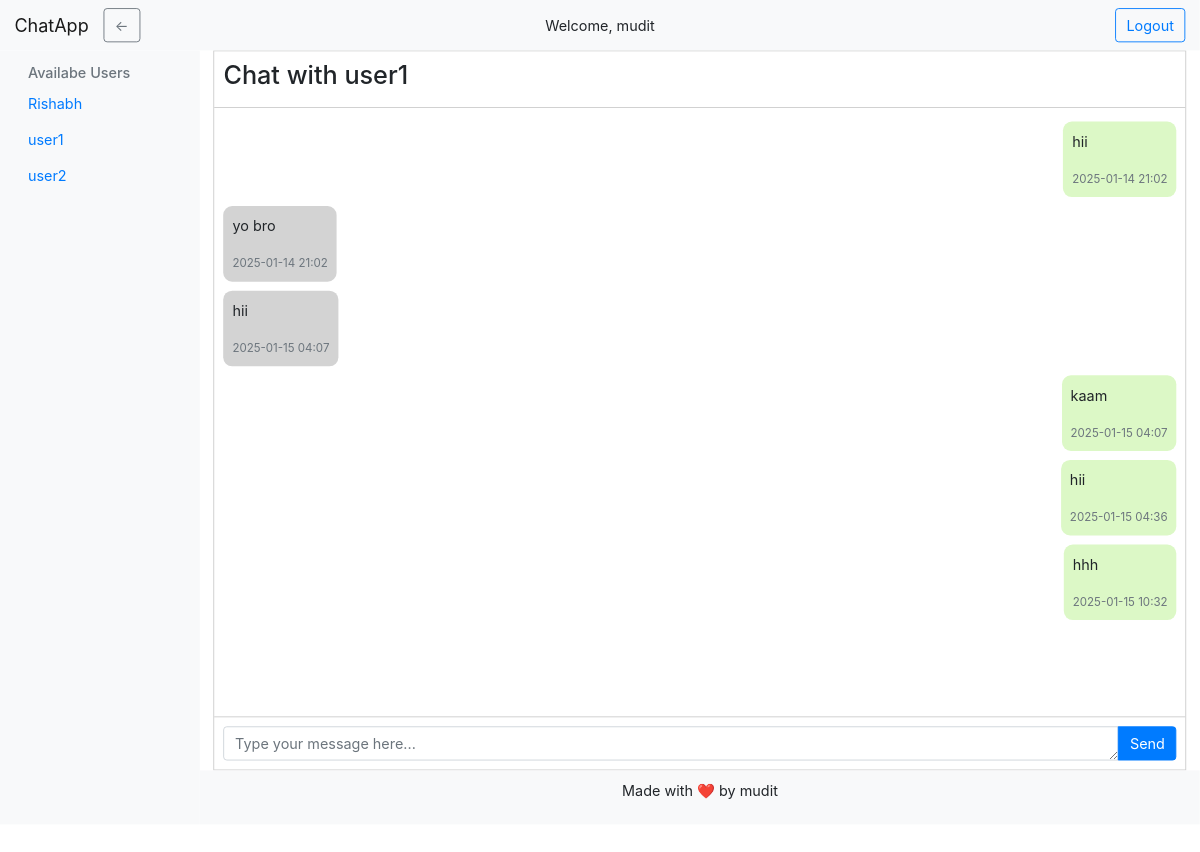
Screenshot of /chat/user1/ (signed in) with the database file from the repository.
### chat_app/models.py (models this page shows, shortened)
class Message(models.Model):
    sender = models.ForeignKey(User, on_delete=models.CASCADE, related_name='sent_messages')
    receiver = models.ForeignKey(User, on_delete=models.CASCADE, related_name='received_messages')
    content = models.TextField()
    timestamp = models.DateTimeField(auto_now_add=True)

### chat_app/views.py (the view, shortened to what this page needs)
# urls.py: path('chat/<str:username>/', views.chat_view, name='chat'),
@login_required
def chat_view(request, username):
    other_user = get_object_or_404(User, username=username)
    messages = Message.objects.filter(
        sender__in=[request.user, other_user],
        receiver__in=[request.user, other_user]
    ).order_by('timestamp')
    return render(request, 'chat.html', {
        'other_user': other_user,
        'messages': messages,
        'users': User.objects.exclude(id=request.user.id),
    })

### chat_app/templates/chat.html (shortened to what this page needs)
{% extends 'home.html' %}
{% block chat_content %}
<div class="container-fluid">
    <div class="chat_window">
        <div class="chat_header">
            <h3>Chat with {{ other_user.username }}</h3>
        </div>
        <div id="chat-log" class="chat_body">
            {% for message in messages %}
                <div class="d-flex {% if message.sender == request.user %}justify-content-end{% else %}justify-content-start{% endif %}">
                    <div class="message {% if message.sender == request.user %}sent{% else %}received{% endif %}">
                        <p>{{ message.content }}</p>
                        <small class="text-muted">{{ message.timestamp|date:"Y-m-d H:i" }}</small>
                    </div>
                </div>
            {% empty %}
                <p>No messages yet.</p>
            {% endfor %}
        </div>
        <div class="chat_footer">
            <form id="chat-form" class="mb-0">
                <div class="input-group">
                    <textarea id="chat-message-input" name="message" class="form-control" rows="1" placeholder="Type your message here..."></textarea>
                    <div class="input-group-append">
                        <button id="chat-message-submit" type="submit" class="btn btn-primary">Send</button>
                    </div>
                </div>
            </form>
        </div>
    </div>
</div>
{% endblock %}

### chat_app/templates/home.html (shortened to what this page needs)
{% extends 'base.html' %}
{% block sidebar %}
<div class="sidebar-sticky pt-3">
    <h6 class="sidebar-heading d-flex justify-content-between align-items-center px-3 mb-1 text-muted">
        <span>Availabe Users</span>
    </h6>
    <ul class="nav flex-column" id="userList">
        {% for user in users %}
            <li class="nav-item">
                <a class="nav-link" href="{% url 'chat' user.username %}">
                    {{ user.username }}
                </a>
            </li>
        {% endfor %}
    </ul>
</div>
{% endblock %}
{% block content %}
{% block chat_content %}{% endblock %}
{% endblock %}

### chat_app/templates/base.html (shortened to what this page needs)
<!DOCTYPE html>
<html lang="en">
<head>
    {% load static %}
    <link rel="stylesheet" href="https://stackpath.bootstrapcdn.com/bootstrap/4.5.2/css/bootstrap.min.css">
</head>
<body>
    <nav class="navbar navbar-expand-lg navbar-light bg-light fixed-top">
        <a class="navbar-brand" href="#">ChatApp</a>
        <button class="btn btn-outline-secondary" type="button" id="sidebarCollapse" aria-label="Toggle sidebar">
            ←
        </button>
        <div class="center-text">
            {% if user.is_authenticated %}
                <span>Welcome, {{ user.username }}</span>
            {% endif %}
        </div>
        <div class="ml-auto">
            {% if user.is_authenticated %}
                <a class="btn btn-outline-primary" href="{% url 'logout' %}">Logout</a>
            {% else %}
                <a class="btn btn-outline-primary" href="{% url 'login' %}">Login</a>
                <a class="btn btn-primary ml-2" href="{% url 'signup' %}">Sign Up</a>
            {% endif %}
        </div>
    </nav>
    <div class="wrapper d-flex">
        <nav id="sidebarMenu" class="col-md-3 col-lg-2 d-md-block bg-light sidebar">
            {% block sidebar %}{% endblock %}
        </nav>
        <div class="content flex-fill">
            <div class="content-wrapper">
                {% block content %}
                {% endblock %}
            </div>
            <footer class="footer">
                <p>Made with ❤️ by mudit</p>
            </footer>
        </div>
    </div>
</body>
</html>

### chat_app/templates/base.html (style rules this page uses)
body { overflow-x: hidden; }
.message { padding: 10px; margin: 5px 0; border-radius: 10px; max-width: 80%; word-wrap: break-word; }
.message.sent { background-color: #dcf8c6; align-self: flex-end; }
.message.received { background-color: #D3D3D3; align-self: flex-start; }
.chat_window { display: flex; flex-direction: column; height: 100vh; border: 1px solid #ccc; background-color: #fff; }
.chat_header { padding: 10px; border-bottom: 1px solid #ccc; }
.chat_body { flex: 1; padding: 10px; overflow-y: auto; display: flex; flex-direction: column; }
.chat_footer { padding: 10px; border-top: 1px solid #ccc; }
.chat_footer .input-group { width: 100%; }
.sidebar { transition: margin-left 0.3s; }
.content { transition: margin-left 0.3s; }
.content-wrapper { min-height: calc(100vh - 56px - 40px); }
.footer { background-color: #f8f9fa; padding: 10px; text-align: center; }
#sidebarCollapse { transition: transform 0.3s ease-in-out; }
.navbar .center-text { position: absolute; left: 50%; transform: translateX(-50%); }
.navbar .ml-auto { margin-left: auto; }
.navbar { position: sticky; top: 0; z-index: 1050; }

### rows the page displays
Message: content "hii", timestamp "2025-01-14 21:02"
Message: content "yo bro", timestamp "2025-01-14 21:02"
Message: content "hii", timestamp "2025-01-15 04:07"
Message: content "kaam", timestamp "2025-01-15 04:07"
Message: content "hii", timestamp "2025-01-15 04:36"
Message: content "hhh", timestamp "2025-01-15 10:32"

### other values shown
{{ user.username }} "mudit"
{{ user.username }} "Rishabh"
{{ user.username }} "user1"
{{ user.username }} "user2"
{{ other_user.username }} "user1"
